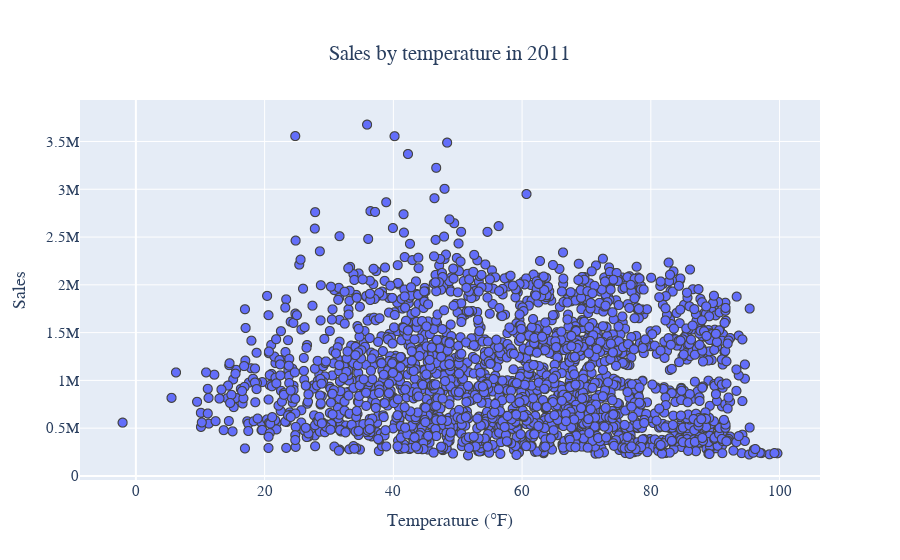

The notebook cell saved with this chart:
### Code cell
fig = go.Figure()

fig.add_trace(
    go.Scattergl(
        x=analysis_2011['Temperature'], y=analysis_2011["Weekly_Sales"],
        mode = 'markers',
        marker = dict(
            line = dict(
                width = 1)
        )
    )
)
fig.update_layout(
    template = 'plotly+presentation',
    title={
        'text': 'Sales by temperature in 2011',
        'y':0.92,
        'x':0.5},
    font=dict(
        family='Trebuchet MS',
        size=15),
    yaxis_title = 'Sales',
    xaxis_title = 'Temperature (°F)',
)
fig.show()

### Figure 1 — Plotly figure (JSON) as saved in the notebook; plotly's stock layout.template omitted (floating-point values rounded to 4 significant figures; data arrays with more than 128 entries replaced by an {"elided": "..."} marker saying what was removed)
{"data": [{"marker": {"line": {"width": 1}}, "mode": "markers", "type": "scattergl", "x": {"elided": "2340 float values"}, "y": {"elided": "2340 float values"}}], "layout": {"font": {"family": "Trebuchet MS", "size": 15}, "title": {"text": "Sales by temperature in 2011", "x": 0.5, "y": 0.92}, "xaxis": {"title": {"text": "Temperature (°F)"}}, "yaxis": {"title": {"text": "Sales"}}}}
